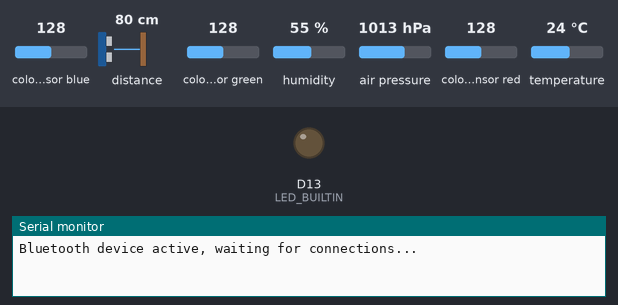
A sketch run on a simulated Arduino Nano 33 BLE. Shown: output pins drawn as LEDs (lit = HIGH), the last lines printed to the serial monitor. The test bench sets the inputs (shaded band); at power-on: colour sensor blue 128, colour sensor green 128, colour sensor red 128, distance to the obstacle 80 cm, humidity 55 %, air pressure 1013 hPa, temperature 24 °C. Nothing arrives over Bluetooth unless stated; a phone connects over Bluetooth LE 3 s after start.

Above: at 0.1 s.
At 4.8 s:
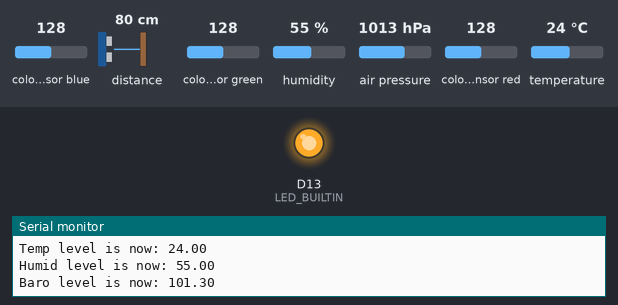
4.9 s: colour sensor blue set to 191
6.5 s: colour sensor green set to 5
8.5 s: colour sensor red set to 5
Timing chart, 0 to 11.5 s (numbered marks = the images above; inputs shaded):
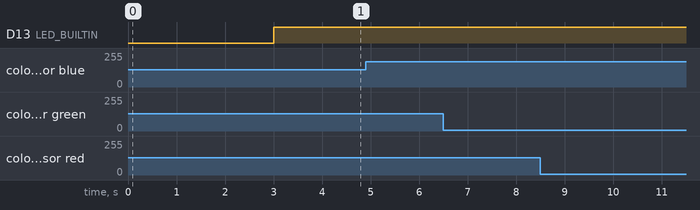

The sketch:

arduino-sense.ino
```cpp
#include <Arduino_LPS22HB.h>
#include <Arduino_HTS221.h>
#include <Arduino_APDS9960.h>
#include <ArduinoBLE.h>

 // BLE Sensor Service
BLEService sensorService("19B10000-E8F2-537E-4F6C-D104768A1214");

BLEUnsignedCharCharacteristic proximity_char("19B10000-E8F2-537E-4F6C-D104768A1215",
    BLERead | BLENotify);
BLEUnsignedLongCharacteristic rgbc_char("19B10000-E8F2-537E-4F6C-D104768A1216",
    BLERead | BLENotify);
BLEIntCharacteristic temp_char("19B10000-E8F2-537E-4F6C-D104768A1217",
    BLERead | BLENotify);
BLEUnsignedLongCharacteristic humid_char("19B10000-E8F2-537E-4F6C-D104768A1218",
    BLERead | BLENotify);
BLEUnsignedLongCharacteristic baro_char("19B10000-E8F2-537E-4F6C-D104768A1219",
    BLERead | BLENotify);

int old_prox = 0;
unsigned long old_rgbc = 0;
float old_humid = 0;
float old_temp = 0;
float old_baro = 0;

long previousMillis = 0;

#define USE_SERIAL 1

void setup() {
#ifdef USE_SERIAL
  Serial.begin(9600);
  while (!Serial);
#endif

  pinMode(LED_BUILTIN, OUTPUT);

  if (!APDS.begin()) {
#ifdef USE_SERIAL
    Serial.println("Error initializing APDS9960 sensor.");
#endif
    while (1);
  }

  if (!HTS.begin()) {
#ifdef USE_SERIAL
    Serial.println("Failed to initialize humidity temperature sensor!");
#endif
    while (1);
  }

  if (!BARO.begin()) {
#ifdef USE_SERIAL
    Serial.println("Failed to initialize pressure sensor!");
#endif
    while (1);
  }

  // begin initialization
  if (!BLE.begin()) {
#ifdef USE_SERIAL
    Serial.println("starting BLE failed!");
#endif
    while (1);
  }

  BLE.setLocalName("ArduinoSensors");
  BLE.setAdvertisedService(sensorService);
  sensorService.addCharacteristic(proximity_char);
  sensorService.addCharacteristic(rgbc_char);
  sensorService.addCharacteristic(temp_char);
  sensorService.addCharacteristic(humid_char);
  sensorService.addCharacteristic(baro_char);
  BLE.addService(sensorService);
  proximity_char.writeValue(old_prox);
  rgbc_char.writeValue(old_rgbc);
  temp_char.writeValue((int)old_temp);
  humid_char.writeValue((int)old_humid);
  baro_char.writeValue((int)old_baro);

  BLE.advertise();
#ifdef USE_SERIAL
  Serial.println("Bluetooth device active, waiting for connections...");
#endif
}

void loop() {

  BLEDevice central = BLE.central();

  if (central) {
#ifdef USE_SERIAL
    Serial.print("Connected to central: ");
    Serial.println(central.address());
#endif
    digitalWrite(LED_BUILTIN, HIGH);

    while (central.connected()) {
      long currentMillis = millis();
      // if 1000ms have passed, update sensors:
      if (currentMillis - previousMillis >= 1000) {
        previousMillis = currentMillis;
        updateSensorLevels();
      }
      delay(1000);
    }

    digitalWrite(LED_BUILTIN, LOW);
#ifdef USE_SERIAL
    Serial.print("Disconnected from central: ");
    Serial.println(central.address());
#endif
  }
}

void updateSensorLevels() {
  int curr_prox = old_prox;
  unsigned long curr_rgbc = old_rgbc;
  float curr_temp = old_temp;
  float curr_humid = old_humid;
  float curr_baro = old_baro;
  int r = 0, g = 0, b = 0, c = 0;
  if (APDS.proximityAvailable()) {
    curr_prox = APDS.readProximity();
  }

  if (curr_prox != old_prox) {
#ifdef USE_SERIAL
    Serial.print("Proximity level is now: ");
    Serial.println(curr_prox);
#endif
    proximity_char.writeValue(curr_prox);
    old_prox = curr_prox;
  }
  if (APDS.colorAvailable()) {
    APDS.readColor(r,g,b,c);
    curr_rgbc = (0xff & c) << 24 | (0xff & r) << 16 | (0xff & g) << 8 | (0xff & b);
  }

  if (curr_rgbc != old_rgbc) {
#ifdef USE_SERIAL
    Serial.print("color is now: 0x");
    Serial.println(curr_rgbc, HEX);
#endif
    rgbc_char.writeValue(curr_rgbc);
    old_rgbc = curr_rgbc;
  }

  curr_temp = HTS.readTemperature();

  if (curr_temp != old_temp) {
#ifdef USE_SERIAL
    Serial.print("Temp level is now: ");
    Serial.println(curr_temp);
#endif
    temp_char.writeValue((int)(curr_temp * 1000));
    old_temp = curr_temp;
  }

  curr_humid = HTS.readHumidity();

  if (curr_humid != old_humid) {
#ifdef USE_SERIAL
    Serial.print("Humid level is now: ");
    Serial.println(curr_humid);
#endif
    humid_char.writeValue((unsigned long)(curr_humid * 1000));
    old_humid = curr_humid;
  }

  curr_baro = BARO.readPressure();

  if (curr_baro != old_baro) {
#ifdef USE_SERIAL
    Serial.print("Baro level is now: ");
    Serial.println(curr_baro);
#endif
    baro_char.writeValue((unsigned long)(curr_baro *1000));
    old_baro = curr_baro;
  }
}
```
